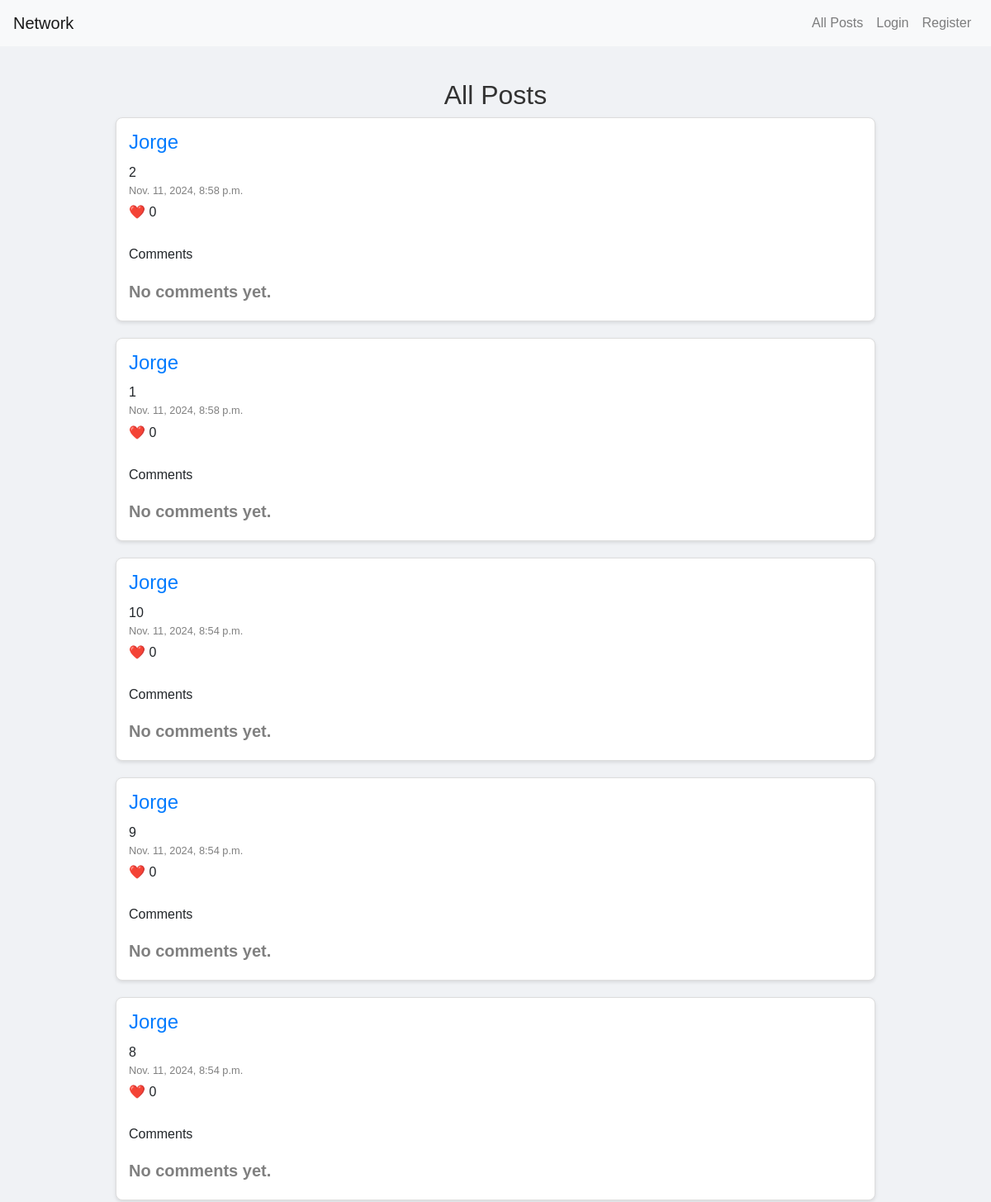
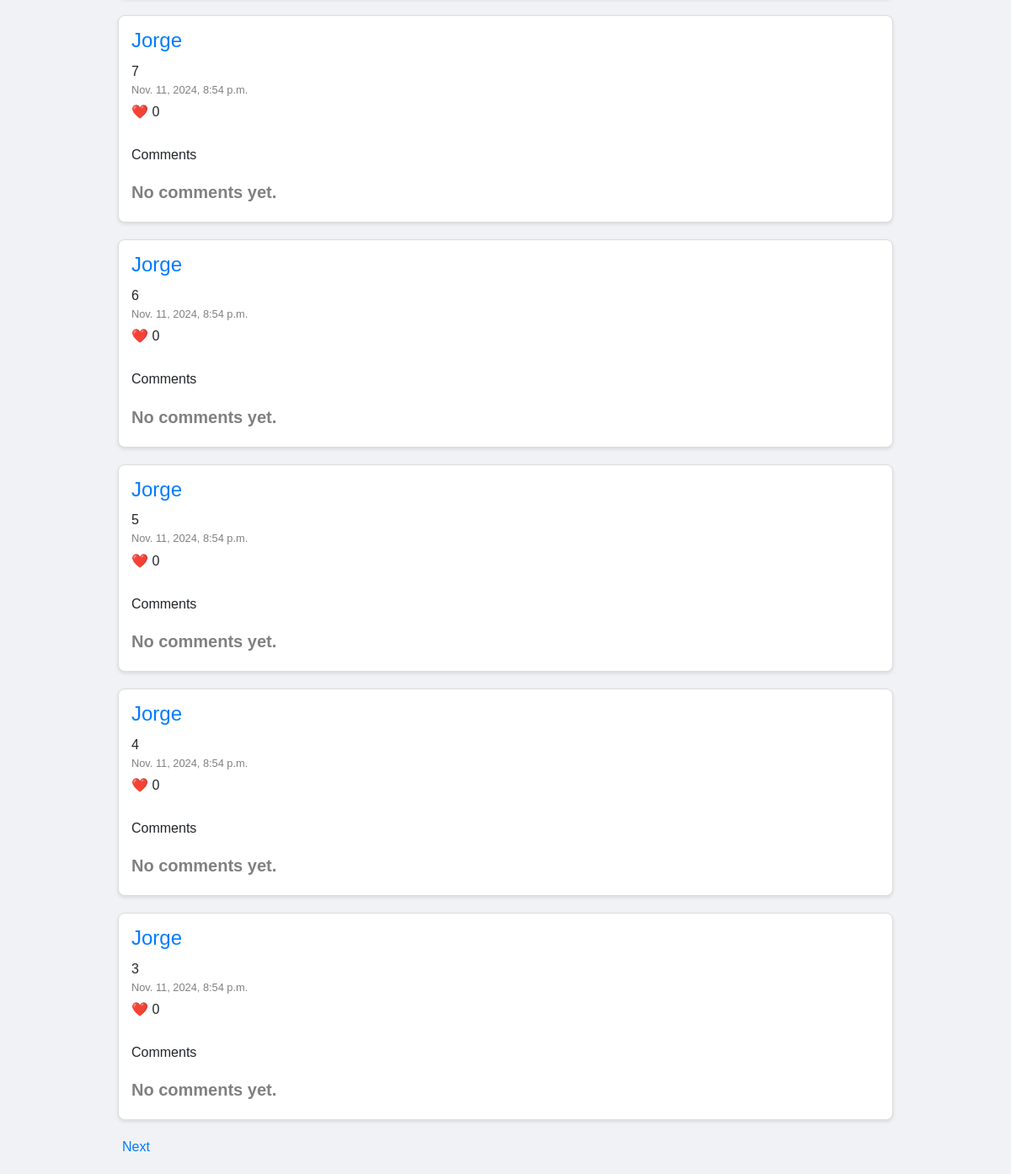
The app's page /, older data (2 pictures, top to bottom).
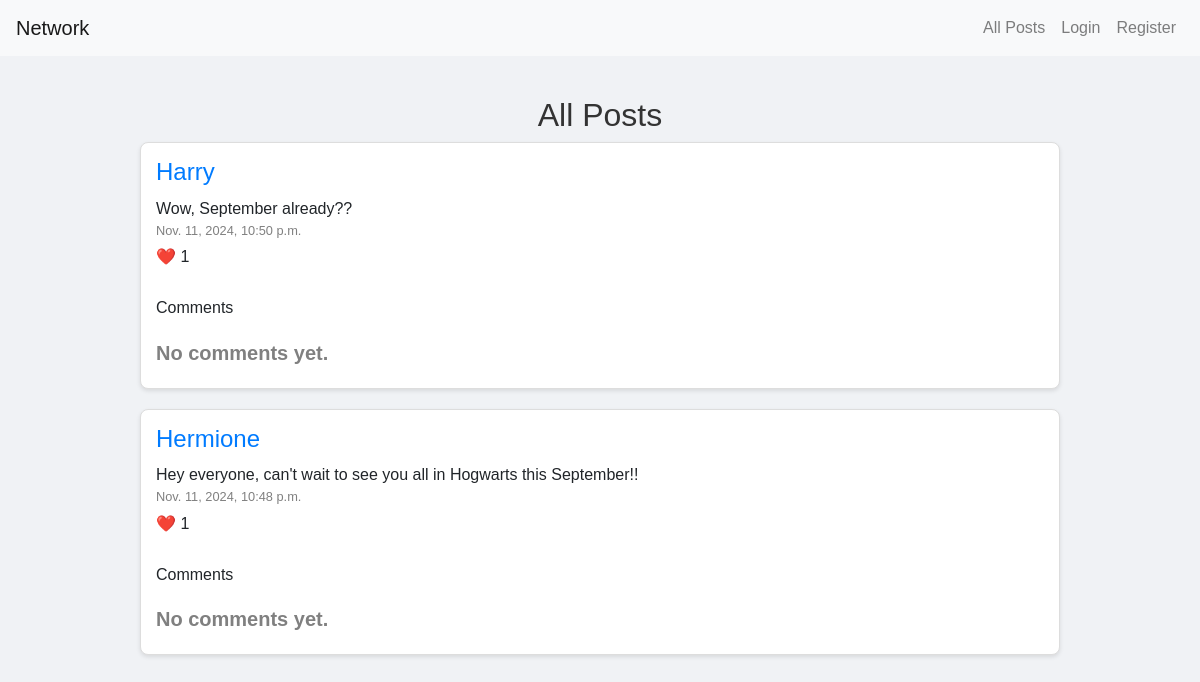
The same page, newer data.
### network/models.py (models this page shows)
class Post(models.Model):
    user = models.ForeignKey(User, on_delete=models.CASCADE, related_name="posts")
    content = models.TextField()
    timestamp = models.DateTimeField(auto_now_add=True)

class User(AbstractUser):
    pass

### network/views.py (the view)
# urls.py: path("", views.index, name="index"),
def index(request):
    posts = Post.objects.all().order_by("-timestamp")
    paginator = Paginator(posts, 10)
    page_number = request.GET.get('page')
    page_obj = paginator.get_page(page_number)
    liked_posts = []
    if request.user.is_authenticated:
        liked_posts = Like.objects.filter(user=request.user).values_list('post_id', flat=True)
    return render(request, "network/index.html", {
        "page_obj": page_obj,
        "liked_posts": liked_posts
    })

### network/templates/network/index.html (shortened to what this page needs)
{% extends "network/layout.html" %} {% block body %}
<h2>All Posts</h2>
{% for post in page_obj %}
    <div class="post">
        <h4>
            <a href="{% url 'profile' post.user.username %}">
                {{ post.user.username|capfirst }}
            </a>
        </h4>
        <p class="content">{{ post.content }}</p>
        <p class="timestamp">{{ post.timestamp }}</p>
        <p class="like-count">
            ❤️ <span id="like-count-{{ post.id }}">{{ post.likes.count }}</span>
        </p>
        <div class="comments">
            <br>
            <h6>Comments</h6>
            {% if post.comments.all %}
            {% for comment in post.comments.all %}
            <div class="comment">
                <p><strong>{{ comment.user.username }}</strong>: {{ comment.content }}</p>
                <p class="timestamp">{{ comment.timestamp }}</p>
            </div>
            {% endfor %}
            {% else %}
            <p id="no-comments-message">No comments yet.</p>
            {% endif %}
        </div>
    </div>
{% endfor %}
<div class="pagination">
   {% if page_obj.has_next %}
  <a href="?page={{ page_obj.next_page_number }}">Next</a>
  {% endif %}
</div>
{% endblock %}

### network/templates/network/layout.html (shortened to what this page needs)
{% load static %}
<!DOCTYPE html>
<html lang="en">
  <head>
    <link
      rel="stylesheet"
      href="https://stackpath.bootstrapcdn.com/bootstrap/4.4.1/css/bootstrap.min.css"
    />
    <link href="{% static 'network/styles.css' %}" rel="stylesheet" />
  </head>
  <body>
    <nav class="navbar navbar-expand-lg navbar-light bg-light">
      <a class="navbar-brand" href="{% url 'index' %}">Network</a>
      <div class="collapse navbar-collapse" id="navbarNav">
        <ul class="navbar-nav ml-auto">
          <li class="nav-item">
            <a class="nav-link" href="{% url 'index' %}">All Posts</a>
          </li>
          {% if user.is_authenticated %}
          <li class="nav-item">
            <a class="nav-link" href="{% url 'new_post' %}">New Post</a>
          </li>
          <li class="nav-item">
            <a class="nav-link" href="{% url 'following' %}">Following</a>
          </li>
          <li class="nav-item">
            <a class="nav-link" href="{% url 'profile' user.username %}"
              >Profile</a
            >
          </li>
          <li class="nav-item">
            <a class="nav-link" href="{% url 'logout' %}">Logout</a>
          </li>
          {% else %}
          <li class="nav-item">
            <a class="nav-link" href="{% url 'login' %}">Login</a>
          </li>
          <li class="nav-item">
            <a class="nav-link" href="{% url 'register' %}">Register</a>
          </li>
          {% endif %}
        </ul>
      </div>
    </nav>
    <div class="container">
       {% block body %} {% endblock %}
    </div>
  </body>
</html>

### network/static/network/styles.css (style rules this page uses)
body { font-family: Arial, sans-serif; background-color: #f0f2f5; margin: 0; padding: 0; }
h2 { text-align: center; color: #333; margin-top: 20px; }
.container { width: 80%; margin: 0 auto; padding: 20px; }
.post { background-color: #fff; border: 1px solid #ddd; border-radius: 8px; padding: 15px; margin-bottom: 20px; box-shadow: 0 2px 4px rgba(0, 0, 0, 0.1); }
.post h4 { margin: 0 0 10px 0; }
.post p { margin: 5px 0; }
.post .content { margin-bottom: -5px; margin-top: 5px; }
.post .timestamp { color: grey; font-size: 0.8em; margin: 5px 0; }
.post .like-count { margin: 0 auto; margin-bottom: 5px; }
.post .comments #no-comments-message { text-align:left; margin-top:20px; font-size:20px; font-weight:bold; color:gray; }

Row changes from the older to the newer data that the page shows:
removed Post: user.username "Jorge", content "2", timestamp "Nov. 11, 2024, 8:58 p.m.", likes.count "0", shows "No comments yet."
removed Post: user.username "Jorge", content "1", timestamp "Nov. 11, 2024, 8:58 p.m.", likes.count "0", shows "No comments yet."
removed Post: user.username "Jorge", content "10", timestamp "Nov. 11, 2024, 8:54 p.m.", likes.count "0", shows "No comments yet."
removed Post: user.username "Jorge", content "9", timestamp "Nov. 11, 2024, 8:54 p.m.", likes.count "0", shows "No comments yet."
removed Post: user.username "Jorge", content "8", timestamp "Nov. 11, 2024, 8:54 p.m.", likes.count "0", shows "No comments yet."
removed Post: user.username "Jorge", content "7", timestamp "Nov. 11, 2024, 8:54 p.m.", likes.count "0", shows "No comments yet."
removed Post: user.username "Jorge", content "6", timestamp "Nov. 11, 2024, 8:54 p.m.", likes.count "0", shows "No comments yet."
removed Post: user.username "Jorge", content "5", timestamp "Nov. 11, 2024, 8:54 p.m.", likes.count "0", shows "No comments yet."
removed Post: user.username "Jorge", content "4", timestamp "Nov. 11, 2024, 8:54 p.m.", likes.count "0", shows "No comments yet."
removed Post: user.username "Jorge", content "3", timestamp "Nov. 11, 2024, 8:54 p.m.", likes.count "0", shows "No comments yet."
added Post: user.username "Harry", content "Wow, September already??", timestamp "Nov. 11, 2024, 10:50 p.m.", likes.count "1", shows "No comments yet."
added Post: user.username "Hermione", content "Hey everyone, can't wait to see you all in Hogwarts this September!!", timestamp "Nov. 11, 2024, 10:48 p.m.", likes.count "1", shows "No comments yet."
Text that changed along with them:
text no longer shown: "Next"
